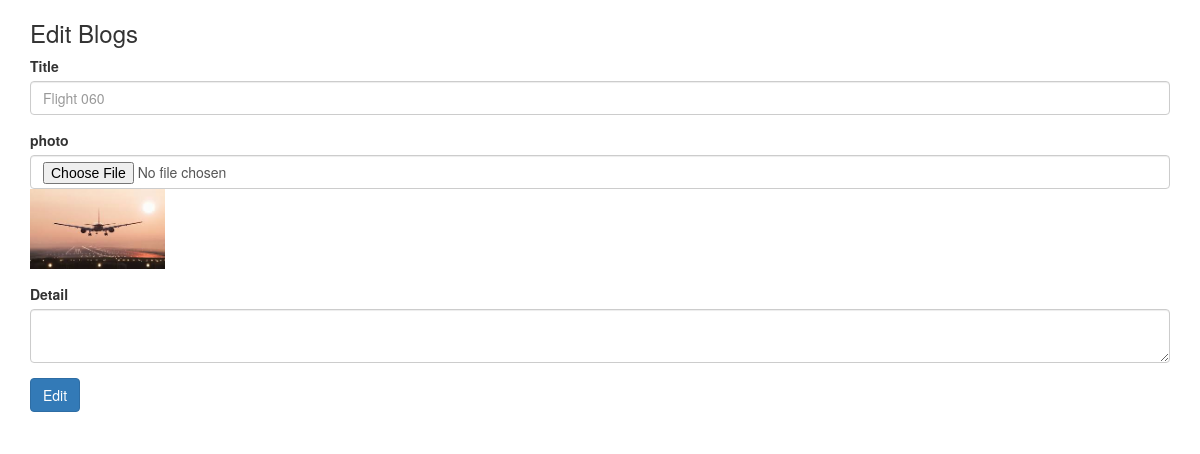
/admin/dashboard/page/process/editgallery.php?id=15, run on the app's committed database.
### tables this page shows
CREATE TABLE `imageslider` (
  `id` int(11) NOT NULL,
  `Title` varchar(255) NOT NULL,
  `images` blob NOT NULL,
  `description` varchar(255) NOT NULL
);

### admin/dashboard/page/process/editgallery.php (the view, shortened to what this page needs)
<?php
include '../../../../config/connection.php';
$id = $_GET['id'];
$getblog = "SELECT * FROM `imageslider` WHERE id = '$id'";
$resultgetblog = mysqli_query($con, $getblog) or die(mysqli_error($con));
	$row = $resultgetblog->fetch_assoc();
 ?>
 <link rel="stylesheet" type="text/css" href="../../../../bootstrap3/css/bootstrap.min.css">
<div class="container">
			<div class="row">
				<div class="col-md-12">
					<h3>Edit Blogs</h3>
					<form action="" method="POST" role="form" enctype="multipart/form-data">
						<div class="form-group">
							<label for="">Title</label>
							<input type="text" class="form-control" id="" name="title" placeholder ="<?php echo $row['Title']; ?>">
						</div>
						<div class="form-group">
							<label for="">photo</label>
							<input type="file" class="form-control" id="">
							<img src='<?php echo $row["images"]; ?>' style="height: 80px; ">
						</div>
						<div class="form-group">
							<label for="">Detail</label>
							<textarea type="text" class="form-control" id="" name="detail" placeholder="<?php echo $row['description']; ?>">  </textarea>
						</div>
						<input type="submit" class="btn btn-primary" name="submit" value="Edit">
					</form>
				</div>
			</div>
		</div>

### data on the page
imageslider: title "Flight 060", images (picture)
